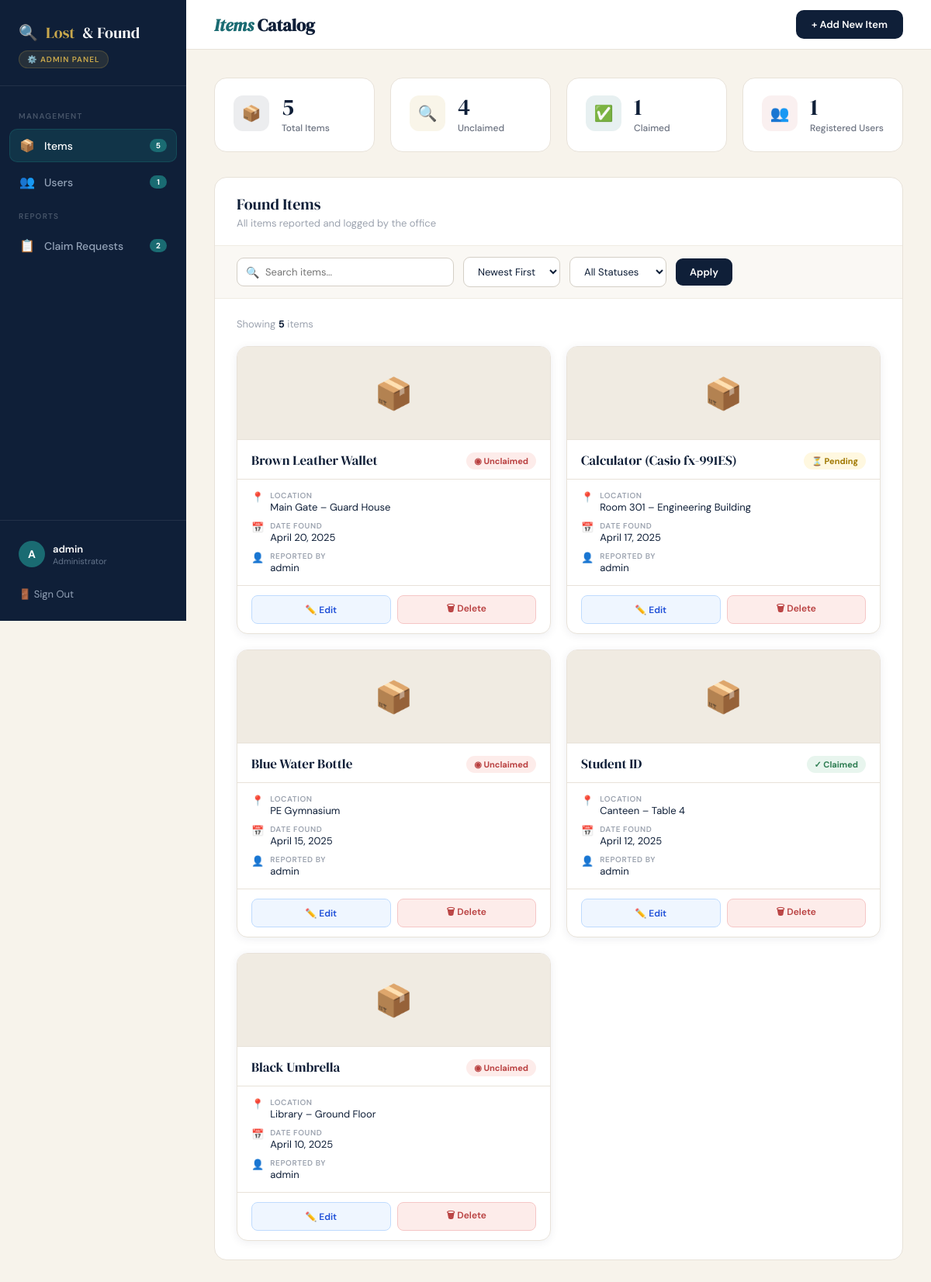
Screenshot of /admin.php (signed in) with the database file from the repository.
### tables this page shows
CREATE TABLE IF NOT EXISTS item (
    item_id         INT             NOT NULL AUTO_INCREMENT,
    item_name       VARCHAR(100)    NOT NULL,
    description     TEXT,
    location_found  VARCHAR(100)    NOT NULL,
    date_found      DATE            NOT NULL,
    status          ENUM('unclaimed', 'claimed', 'turned_over')
                                    NOT NULL DEFAULT 'unclaimed',

     
    claim_date      DATE            DEFAULT NULL,        
    claim_status    ENUM('pending', 'approved', 'rejected')
                                    DEFAULT NULL,        

     
    claimed_by      INT             DEFAULT NULL,

     
    image_path      VARCHAR(255)    DEFAULT NULL,

     
    reported_by     INT             NOT NULL,
    created_at      DATETIME        NOT NULL DEFAULT CURRENT_TIMESTAMP,

    PRIMARY KEY (item_id),
    CONSTRAINT fk_item_reported_by
        FOREIGN KEY (reported_by) REFERENCES user(user_id)
        ON UPDATE CASCADE
        ON DELETE RESTRICT,
    CONSTRAINT fk_item_claimed_by
        FOREIGN KEY (claimed_by) REFERENCES user(user_id)
        ON UPDATE CASCADE
        ON DELETE SET NULL
);

CREATE TABLE IF NOT EXISTS user (
    user_id     INT             NOT NULL AUTO_INCREMENT,
    username    VARCHAR(50)     NOT NULL UNIQUE,
    password    VARCHAR(255)    NOT NULL,                
    email       VARCHAR(100)    NOT NULL UNIQUE,
    created_at  DATETIME        NOT NULL DEFAULT CURRENT_TIMESTAMP,

    PRIMARY KEY (user_id)
);

### admin.php (the view, shortened to what this page needs)
<?php
require_once 'dbconfig.php';
$i_search = trim($_GET['i_search'] ?? '');
$i_filter = $_GET['i_filter'] ?? 'all';
$i_sort   = $_GET['i_sort']   ?? 'newest';
$i_where = [];
$i_where_sql = count($i_where) ? 'WHERE ' . implode(' AND ', $i_where) : '';
$i_order_sql = match($i_sort) {
    'oldest'  => 'ORDER BY i.date_found ASC',
    'name_az' => 'ORDER BY i.item_name ASC',
    'name_za' => 'ORDER BY i.item_name DESC',
    default   => 'ORDER BY i.date_found DESC',
};
$i_sql = "SELECT i.*, u.username FROM item i LEFT JOIN user u ON i.reported_by = u.user_id $i_where_sql $i_order_sql";
$i_stmt = $conn->prepare($i_sql);
$i_stmt->execute();
$items_result = $i_stmt->get_result();
$total_items     = $conn->query("SELECT COUNT(*) FROM item")->fetch_row()[0];
$total_unclaimed = $conn->query("SELECT COUNT(*) FROM item WHERE status='unclaimed'")->fetch_row()[0];
$total_claimed   = $conn->query("SELECT COUNT(*) FROM item WHERE status='claimed'")->fetch_row()[0];
$total_users     = $conn->query("SELECT COUNT(*) FROM user WHERE username != 'admin'")->fetch_row()[0];
?>
<!DOCTYPE html>
<html lang="en">
<head>
</head>
<body>
<aside id="sidebar">
    <div id="sidebar-brand">
        <div class="logo">🔍 <span>Lost</span> & Found</div>
        <div class="admin-badge">⚙️ Admin Panel</div>
    </div>
    <nav id="sidebar-nav">
        <div class="nav-label">Management</div>
        <button class="nav-btn active" onclick="switchSection('items')">
            <span class="nav-icon">📦</span>
            <span class="nav-text">Items</span>
            <span class="nav-count"><?= $total_items ?></span>
        </button>
        <button class="nav-btn" onclick="switchSection('users')">
            <span class="nav-icon">👥</span>
            <span class="nav-text">Users</span>
            <span class="nav-count"><?= $total_users ?></span>
        </button>
        <div class="nav-label">Reports</div>
        <button class="nav-btn" onclick="switchSection('claims')">
            <span class="nav-icon">📋</span>
            <span class="nav-text">Claim Requests</span>
            <span class="nav-count"><?= $conn->query("SELECT COUNT(*) FROM item WHERE claim_status IS NOT NULL")->fetch_row()[0] ?></span>
        </button>
    </nav>
    <div id="sidebar-footer">
        <div class="sidebar-user">
            <div class="avatar"><?= strtoupper(substr($_SESSION['username'], 0, 1)) ?></div>
            <div>
                <div class="uname"><?= htmlspecialchars($_SESSION['username']) ?></div>
                <div class="urole">Administrator</div>
            </div>
        </div>
        <a href="logout.php" class="signout">🚪 Sign Out</a>
    </div>
</aside>
<div id="main">
    <header id="topbar">
        <h2 id="topbar-title"><span>Items</span> Catalog</h2>
        <button class="btn-primary" id="btn-add" onclick="openAddModal()">
            + Add New Item
        </button>
    </header>
    <main id="content">
        <div id="stats-grid">
            <div class="stat-card">
                <div class="stat-icon s-navy">📦</div>
                <div>
                    <div class="stat-value"><?= $total_items ?></div>
                    <div class="stat-label">Total Items</div>
                </div>
            </div>
            <div class="stat-card">
                <div class="stat-icon s-gold">🔍</div>
                <div>
                    <div class="stat-value"><?= $total_unclaimed ?></div>
                    <div class="stat-label">Unclaimed</div>
                </div>
            </div>
            <div class="stat-card">
                <div class="stat-icon s-teal">✅</div>
                <div>
                    <div class="stat-value"><?= $total_claimed ?></div>
                    <div class="stat-label">Claimed</div>
                </div>
            </div>
            <div class="stat-card">
                <div class="stat-icon s-red">👥</div>
                <div>
                    <div class="stat-value"><?= $total_users ?></div>
                    <div class="stat-label">Registered Users</div>
                </div>
            </div>
        </div>
        <div id="section-items" class="panel">
            <div class="panel-header">
                <div>
                    <h3>Found Items</h3>
                    <p>All items reported and logged by the office</p>
                </div>
            </div>
            <form method="GET" action="admin.php" id="items-filter-form">
            <div class="filter-bar">
                <div class="search-wrap">
                    <span class="search-icon">🔍</span>
                    <input type="text" name="i_search" placeholder="Search items..."
                        value="<?= htmlspecialchars($i_search) ?>">
                </div>
                <select name="i_sort">
                    <option value="newest"  <?= $i_sort==='newest'  ? 'selected':'' ?>>Newest First</option>
                </select>
                <select name="i_filter">
                    <option value="all"      <?= $i_filter==='all'      ? 'selected':'' ?>>All Statuses</option>
                </select>
                <button type="submit" class="btn-filter">Apply</button>
            </div>
            </form>
            <div style="padding:24px 28px;">
            <p style="font-size:13px;color:#9ca3af;margin-bottom:20px;">
                Showing <strong style="color:var(--navy)"><?= $items_result->num_rows ?></strong> item<?= $items_result->num_rows !== 1 ? 's' : '' ?>
            </p>
            <?php
            $admin_items = $items_result->fetch_all(MYSQLI_ASSOC);
            if (empty($admin_items)): ?>
                <div class="empty-state">
                    <div class="empty-icon">📭</div>
                    <p>No items found. Try adjusting your search or filter.</p>
                </div>
            <?php else: ?>
            <div style="display:grid;grid-template-columns:repeat(auto-fill,minmax(300px,1fr));gap:20px;">
            <?php foreach ($admin_items as $idx => $item):
                $status = $item['status'];
                $cs     = $item['claim_status'];
                if ($status === 'claimed')       { $badge_color='#2e7d52'; $badge_bg='#e8f5ee'; $badge_lbl='✓ Claimed'; }
                elseif ($status === 'turned_over'){ $badge_color='#5b4a9e'; $badge_bg='#ede9ff'; $badge_lbl='↗ Turned Over'; }
                elseif ($cs === 'pending')       { $badge_color='#a07800'; $badge_bg='#fff8e0'; $badge_lbl='⏳ Pending'; }
                else                             { $badge_color='#b94040'; $badge_bg='#fdecea'; $badge_lbl='◉ Unclaimed'; }
            ?>
            <div style="background:#fff;border-radius:14px;box-shadow:0 2px 12px rgba(15,31,56,.07);border:1.5px solid var(--border);overflow:hidden;display:flex;flex-direction:column;animation:fadeIn .4s ease both;animation-delay:<?= $idx*0.03 ?>s">
                <?php if (!empty($item['image_path']) && file_exists(__DIR__ . '/' . $item['image_path'])): ?>
                    <img src="<?= htmlspecialchars($item['image_path']) ?>" alt="Item photo"
                        style="width:100%;height:180px;object-fit:cover;border-bottom:1px solid var(--border);">
                <?php else: ?>
                    <div style="width:100%;height:120px;background:#f0ebe2;display:flex;align-items:center;justify-content:center;font-size:40px;border-bottom:1px solid var(--border);">📦</div>
                <?php endif; ?>
                <div style="padding:16px 18px 12px;border-bottom:1px solid var(--border);display:flex;justify-content:space-between;align-items:flex-start;gap:8px;">
                    <div style="font-family:'DM Serif Display',serif;font-size:17px;color:var(--navy);line-height:1.2;"><?= htmlspecialchars($item['item_name']) ?></div>
                    <span style="font-size:11px;font-weight:700;padding:4px 10px;border-radius:20px;white-space:nowrap;color:<?= $badge_color ?>;background:<?= $badge_bg ?>"><?= $badge_lbl ?></span>
                </div>
                <div style="padding:14px 18px;flex:1;">
                    <div style="display:flex;gap:8px;margin-bottom:9px;font-size:13px;">
                        <span>📍</span>
                        <div>
                            <span style="display:block;font-size:10px;font-weight:600;text-transform:uppercase;letter-spacing:.06em;color:#9ca3af;">Location</span>
                            <span style="color:var(--navy)"><?= htmlspecialchars($item['location_found']) ?></span>
                        </div>
                    </div>
                    <div style="display:flex;gap:8px;margin-bottom:9px;font-size:13px;">
                        <span>📅</span>
                        <div>
                            <span style="display:block;font-size:10px;font-weight:600;text-transform:uppercase;letter-spacing:.06em;color:#9ca3af;">Date Found</span>
                            <span style="color:var(--navy)"><?= date('F j, Y', strtotime($item['date_found'])) ?></span>
                        </div>
                    </div>
                    <div style="display:flex;gap:8px;font-size:13px;">
                        <span>👤</span>
                        <div>
                            <span style="display:block;font-size:10px;font-weight:600;text-transform:uppercase;letter-spacing:.06em;color:#9ca3af;">Reported By</span>
                            <span style="color:var(--navy)"><?= htmlspecialchars($item['username'] ?? 'Unknown') ?></span>
                        </div>
                    </div>
                </div>
                <div style="padding:12px 18px;border-top:1px solid var(--border);display:flex;gap:8px;">
                    <button class="btn-edit" style="flex:1;justify-content:center;"
                        onclick="openEditModal(
                            <?= $item['item_id'] ?>,
                            '<?= htmlspecialchars(addslashes($item['item_name'])) ?>',
                            '<?= htmlspecialchars(addslashes($item['description'] ?? '')) ?>',
                            '<?= htmlspecialchars(addslashes($item['location_found'])) ?>',
                            '<?= $item['date_found'] ?>',
                            '<?= $item['status'] ?>'
                        )">✏️ Edit</button>
                    <button class="btn-danger" style="flex:1;justify-content:center;"
                        onclick="confirmDelete(<?= $item['item_id'] ?>, '<?= htmlspecialchars(addslashes($item['item_name'])) ?>')">
                        🗑 Delete</button>
                </div>
            </div>
            <?php endforeach; ?>
            </div>
            <?php endif; ?>
        </div>
        </div>
    </main>
</div>
</body>
</html>

### rows the page displays
item: item_name "Brown Leather Wallet", status "◉ Unclaimed", location_found "Main Gate – Guard House", date_found "April 20, 2025", reported_by.username "admin"
item: item_name "Calculator (Casio fx-991ES)", badge_lbl "⏳ Pending", location_found "Room 301 – Engineering Building", date_found "April 17, 2025", reported_by.username "admin"
item: item_name "Blue Water Bottle", status "◉ Unclaimed", location_found "PE Gymnasium", date_found "April 15, 2025", reported_by.username "admin"
item: item_name "Student ID", status "✓ Claimed", location_found "Canteen – Table 4", date_found "April 12, 2025", reported_by.username "admin"
item: item_name "Black Umbrella", status "◉ Unclaimed", location_found "Library – Ground Floor", date_found "April 10, 2025", reported_by.username "admin"

### other values shown
$total_items "5"
$total_users "1"
substr($_SESSION['username'], 0, 1) "A"
$_SESSION['username'] "admin"
$total_unclaimed "4"
$total_claimed "1"
$items_result->num_rows "5"
